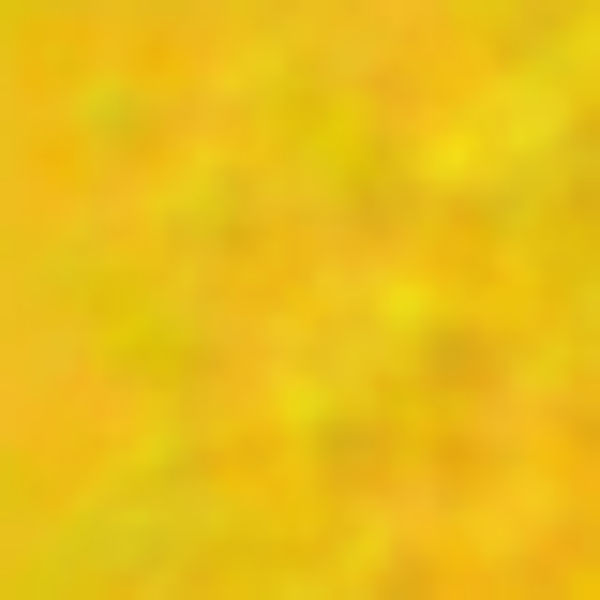
Frame 1 (no input)
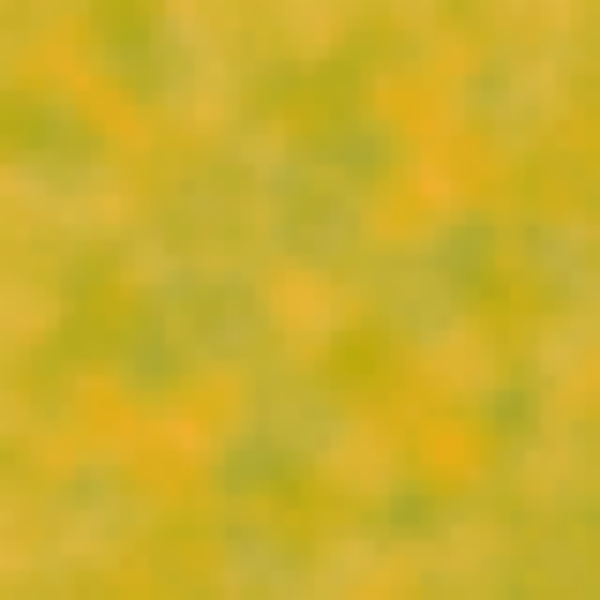
Frame 60 (the mouse pressed at the canvas centre just before this capture)
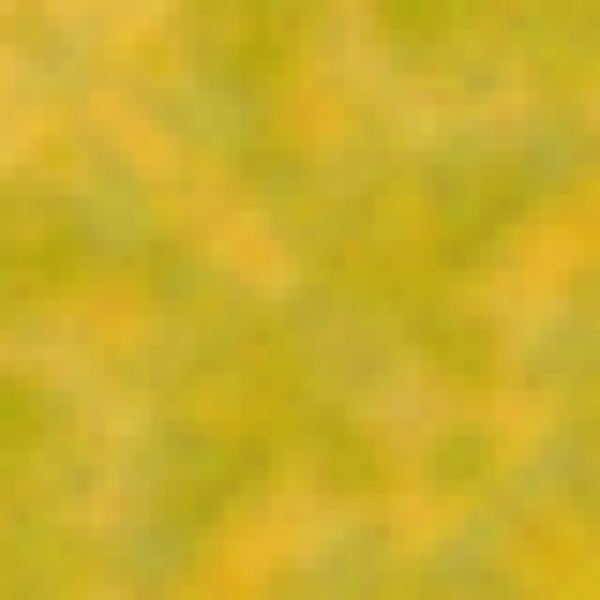
Frame 120 (the mouse held since frame 60 and released just before this capture)

The Processing sketch that drew these frames (run headless with seeded random() and noise(); from frame 60 on, the mouse is pressed at the canvas centre):

// Processing sketch: background_textures_noise
// ── background_textures_noise.pde
float[][] Counter;
float counter=0;
float n;

void setup() {
  size(600, 600);
  colorMode(HSB, 360, 100, 100);
  noStroke();

  for (int i=0; i<40; i++) {
    for (int j=0; j<40; j++) {
      fill(40+20*noise(.15*(i+j), .15*(i-j)), 
      80+20*noise(.15*(i-j), .15*(i+j)), 
      100-20*noise(.15*(.8*i+j), .15*(j-i)));
      rect(15*i, 15*j, 15, 15);
    }
  }
  filter(BLUR, 5);
  
  Counter=new float[40][40];
}



void draw() {
  counter+=random(.013, .025);

  if (frameCount%5==0) {

    for (int i=0; i<40; i++) {
      for (int j=0; j<40; j++) {
        
        fill(37.5+25*noise(.15*(i+j), .15*(i-j), counter), 
        60+40*noise(.15*(i-j), .15*(i+j), -.85*counter), 
        100-40*noise(.15*(i+j), .15*(j-i), .85*counter));
        rect(15*i, 15*j, 15, 15);
      }
    }

    filter(BLUR, 3);
  }

  println(frameRate);
  println(n);
}
